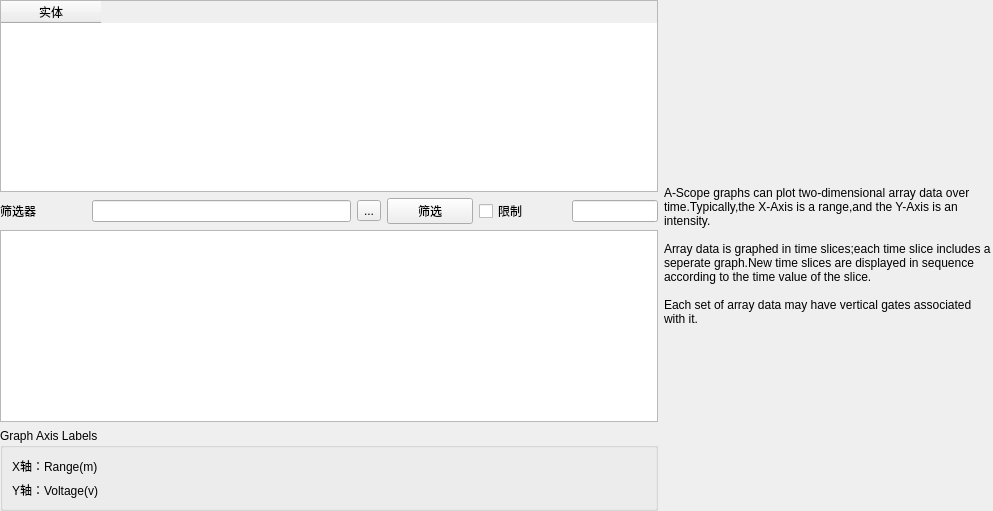
     <widget class="QWidget" name="page_scope">
      <layout class="QHBoxLayout" name="horizontalLayout_41" stretch="2,1">
       <property name="leftMargin">
        <number>0</number>
       </property>
       <property name="topMargin">
        <number>0</number>
       </property>
       <property name="rightMargin">
        <number>0</number>
       </property>
       <property name="bottomMargin">
        <number>0</number>
       </property>
       <item>
        <layout class="QVBoxLayout" name="verticalLayout_39">
         <item>
          <layout class="QVBoxLayout" name="verticalLayout_37">
           <item>
            <widget class="QTableWidget" name="tableWidget_AScopeEntity">
             <column>
              <property name="text">
               <string>实体</string>
              </property>
             </column>
            </widget>
           </item>
           <item>
            <layout class="QHBoxLayout" name="horizontalLayout_40" stretch="1,3,1,1,1,1">
             <item>
              <widget class="QLabel" name="label_34">
               <property name="text">
                <string>筛选器</string>
               </property>
              </widget>
             </item>
             <item>
              <widget class="QLineEdit" name="lineEdit_15"/>
             </item>
             <item>
              <widget class="QToolButton" name="toolButton_11">
               <property name="text">
                <string>...</string>
               </property>
              </widget>
             </item>
             <item>
              <widget class="QPushButton" name="pushButton_6">
               <property name="text">
                <string>筛选</string>
               </property>
              </widget>
             </item>
             <item>
              <widget class="QCheckBox" name="checkBox_2">
               <property name="text">
                <string>限制</string>
               </property>
              </widget>
             </item>
             <item>
              <widget class="QLineEdit" name="lineEdit_16"/>
             </item>
            </layout>
           </item>
          </layout>
         </item>
         <item>
          <widget class="QTableWidget" name="tableWidget_AScopeData"/>
         </item>
         <item>
          <widget class="QGroupBox" name="groupBox_9">
           <property name="title">
            <string>Graph Axis Labels</string>
           </property>
           <layout class="QVBoxLayout" name="verticalLayout_38">
            <item>
             <widget class="QLabel" name="label_XAxis">
              <property name="text">
               <string>X轴：Range(m)</string>
              </property>
             </widget>
            </item>
            <item>
             <widget class="QLabel" name="label_YAxis">
              <property name="text">
               <string>Y轴：Voltage(v)</string>
              </property>
             </widget>
            </item>
           </layout>
          </widget>
         </item>
        </layout>
       </item>
       <item>
        <widget class="QLabel" name="label_info">
         <property name="text">
          <string>A-Scope graphs can plot two-dimensional array data over time.Typically,the X-Axis is a range,and the Y-Axis is an intensity.

Array data is graphed in time slices;each time slice includes a seperate graph.New time slices are displayed in sequence according to the time value of the slice.

Each set of array data may have vertical gates associated with it.</string>
         </property>
         <property name="scaledContents">
          <bool>true</bool>
         </property>
         <property name="wordWrap">
          <bool>true</bool>
         </property>
        </widget>
       </item>
      </layout>
     </widget>
